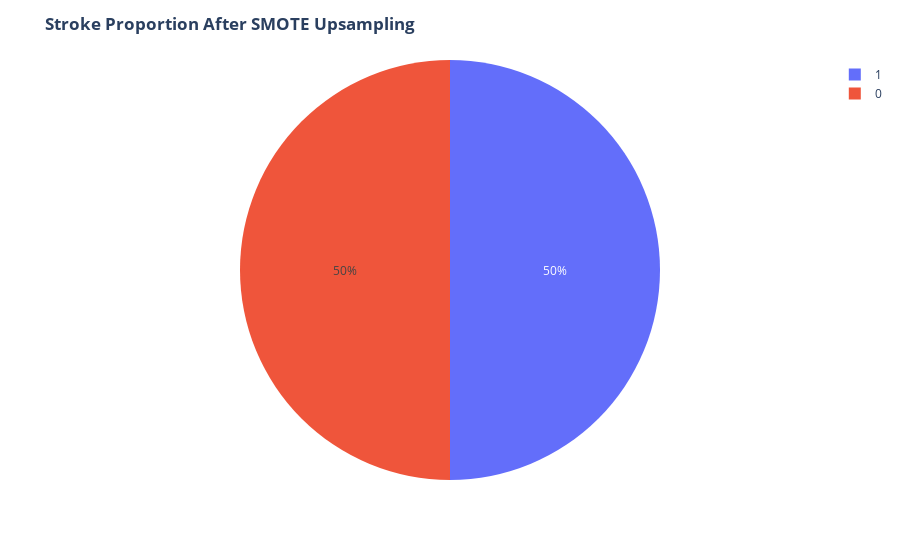

Here is the notebook cell this chart was saved with:
### Code cell
fig = ex.pie(usampled_df,names='Stroke')
fig.update_layout(title='<b>Stroke Proportion After SMOTE Upsampling<b>')
fig.show()

### Figure 1 — Plotly figure (JSON) as saved in the notebook; plotly's stock layout.template omitted (floating-point values rounded to 4 significant figures; data arrays with more than 128 entries replaced by an {"elided": "..."} marker saying what was removed)
{"data": [{"domain": {"x": [0, 1], "y": [0, 1]}, "hovertemplate": "Stroke=%{label}<extra></extra>", "labels": {"elided": "7802 int values"}, "legendgroup": "", "name": "", "showlegend": true, "type": "pie"}], "layout": {"autosize": true, "legend": {"tracegroupgap": 0}, "margin": {"t": 60}, "title": {"text": "<b>Stroke Proportion After SMOTE Upsampling<b>"}}}
